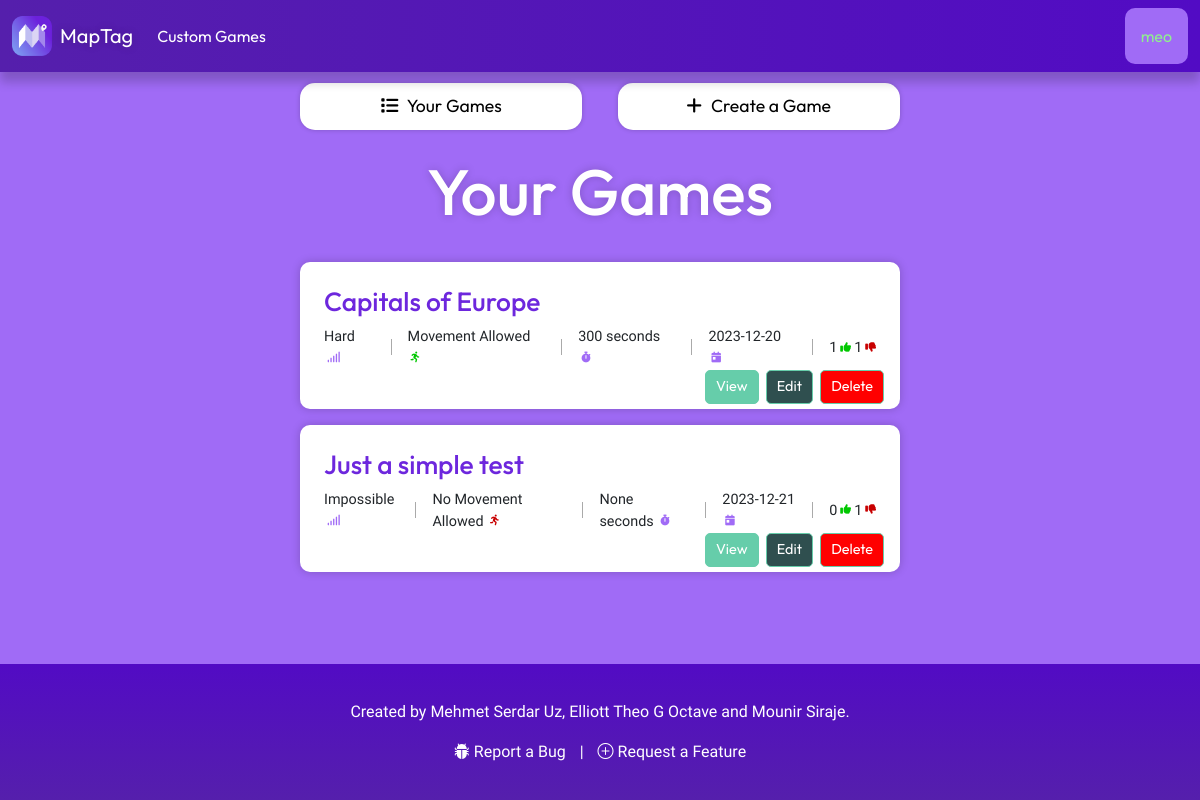
The app's page /mygames (signed in) with its own data.
### Game/models.py (models this page shows)
class CustomGame(models.Model):
    DIFFICULTY_CHOICES = [
        ('Impossible', 'impossible'),
        ('Very Hard', 'very_hard'),
        ('Hard', 'hard'),
        ('Normal', 'normal'),
        ('Easy', 'easy'),
    ]
    id = models.UUIDField(primary_key=True, default=uuid.uuid4, editable=False)
    creator = models.CharField(max_length=255)
    likes = models.IntegerField(default=0)
    dislikes = models.IntegerField(default=0)
    date_created = models.DateTimeField(auto_now_add=True)
    map_title = models.CharField(max_length=100)
    mobility = models.BooleanField(default=False)
    difficulty = models.CharField(max_length = 20, choices = DIFFICULTY_CHOICES)
    timer_status = models.BooleanField(default=False)
    timer_duration = models.IntegerField(null=True, blank=True)
    map_description = models.TextField(default="No description.", max_length=1000)

### User/views.py (the view)
# urls.py: path('mygames', user_views.mygames, name="mygames"),
def mygames(request):
    if request.user.is_authenticated:
        user_games = CustomGame.objects.filter(creator=request.user.username)
        context = {
            'my_games': user_games
        }
        return render(request, "mygames.html", context)
    else:
        return redirect('home')

### User/templates/mygames.html (shortened to what this page needs)
{% extends 'base.html' %}
{% load static %}
{% block extra_head %}
  <link rel="stylesheet" type="text/css" href="{% static 'styles/mygames.css' %}" />
{% endblock %}
{% block content %}
  <div class="custom-tabs">
    <a class="custom-tab" onclick="openMode(event, 'your_games')" id="tab-1"><i class="fa-solid fa-list"></i> Your Games</a>
    <a class="custom-tab" onclick="openMode(event, 'create_a_game')" id="tab-2"><i class="fa-solid fa-plus"></i> Create a Game</a>
  </div>
  <div id="your_games" class="custom-mode">
    <h1>Your Games</h1>
    {% if my_games %}
      {% for game in my_games %}
        <div class="game">
          <h2><span class="title">{{ game.map_title }}</span></h2>
          <div class="game-details">
            <p class="game-difficulty">
              {{ game.difficulty }}
            </p>
            {% if game.mobility == True %}
              <p>
                Movement Allowed
              </p>
            {% else %}
              <p>
                No Movement Allowed
              </p>
            {% endif %}
            <p class="game-duration">
              {{ game.timer_duration }} seconds
            </p>
            <p class="game-date">
              {{ game.date_created|date:'Y-m-d' }}
            </p>
            <p class="game-likes" id="game-likes">{{ game.likes }}</p>
            <p>
            </p>
            <p class="game-dislikes" id="game-dislikes" style="margin-left: 3px;">{{ game.dislikes }}</p>
            <p>
            </p>
          </div>
          <div class="game-actions">
            <a href="{% url 'custom_game_detail' game.id %}" class="game-view">View</a>
            <a href="{% url 'edit_game' game.id %}" class="game-edit">Edit</a>
            <a href="{% url 'delete_game' game.id %}" class="game-delete">Delete</a>
          </div>
        </div>
      {% endfor %}
    {% else %}
      <p class="no-results">No games found.</p>
    {% endif %}
  </div>
{% endblock %}

### MapTag/templates/base.html (shortened to what this page needs)
{% load static %}
<!DOCTYPE html>
<html lang="en">
  <head>
    <link href="https://cdn.jsdelivr.net/npm/bootstrap@5.3.2/dist/css/bootstrap.min.css" rel="stylesheet" />
    <link rel="stylesheet" href="https://cdn.jsdelivr.net/npm/bootstrap-icons@1.11.2/font/bootstrap-icons.min.css" />
    <link rel="stylesheet" type="text/css" href="{% static 'styles/base.css' %}" />
    {% block extra_head %}
    {% endblock %}
  </head>
  <body>
    <nav class="navbar fixed-top navbar-expand-lg bg-body-tertiary" style="background-image: linear-gradient(to right, #551fac, #520bc4);">
      <div class="container-fluid d-flex justify-content-between align-items-center">
        <a class="navbar-brand d-flex align-items-center" href="{% url 'home' %}">
          <img src="{% static 'images/maptag_logo.png' %}" alt="Logo" width="40" height="40" class="d-inline-block align-text-top" />
          <span class="ms-2">MapTag</span>
        </a>
        {% if user.is_authenticated %}
        <div class="collapse navbar-collapse" id="navbarSupportedContent">
          <ul class="navbar-nav me-auto mb-2 mb-lg-0">
            <li class="nav-item">
              <a class="nav-link" href="{% url 'custom_games' %}">Custom Games</a>
            </li>
          </ul>
        </div>
          <div class="dropdown">
            <button onclick="myFunction()" id="dropdown" class="dropbtn">{{ user.username }}</button>
          </div>
        {% endif %}
      </div>
    </nav>
    <div class="content">
      {% block content %}
      {% endblock %}
    </div>
    <footer class="footer">
      <div class="container">
        <p>Created by Mehmet Serdar Uz, Elliott Theo G Octave and Mounir Siraje.</p>
        <div class="mt-3">
          <a href="#" onclick="document.getElementById('reportbug-modal').style.display='block'" class="social-icon"> <i onclick="document.getElementById('reportbug-modal').style.display='block'" class="bi bi-bug-fill"></i> Report a Bug</a> |
          <a href="#" onclick="document.getElementById('requestfeature-modal').style.display='block'" class="social-icon"><i onclick="document.getElementById('requestfeature-modal').style.display='block'"class="bi bi-plus-circle"></i> Request a Feature</a>
        </div>
      </div>
    </footer>
  </body>
</html>

### MapTag/static/styles/base.css (style rules this page uses)
nav { box-shadow: 0 10px 10px rgba(0, 0, 0, 0.2); }
body { padding-top: 4.2em; background-color: #a06bf6; }
.nav-item a { color: white; font-family: 'Outfit', sans-serif; }
.ms-2 { color: white; font-family: 'Outfit', sans-serif; text-shadow: 0 0 10px rgba(0, 0, 0, 0.2); }
body { margin: 0; font-family: 'Helvetica', sans-serif; background-color: #2c3333; min-height: 100%; }
a { color: white; text-decoration: none; }
.footer { font-family: 'Outfit', sans-serif; background: linear-gradient(to top, #551fac, #520bc4); color: white; padding: 20px 0; text-align: center; margin-top: auto; }
.social-icon { color: white; margin: 0 10px; text-decoration: none; width: 1em; height: 1em; }
.dropbtn { background-color: #a06bf6; font-family: 'Outfit', sans-serif; border-radius: 10px; color: lightgreen; padding: 16px; font-size: 16px; border: none; cursor: pointer; }
.dropdown { position: relative; display: inline-block; }
.container { font-family: "Work Sans", sans-serif; padding: 16px; }

### User/static/styles/mygames.css (style rules this page uses)
body { display: flex; flex-direction: column; min-height: 100vh; background-color: #a06bf6; background-size: cover; background-position: center; background-repeat: no-repeat; }
.custom-tabs { padding-top: 1em; width: 50%; display: flex; margin: 0 auto; justify-content: center; }
.custom-tab { border: none; box-shadow: 0 0 5px rgba(0, 0, 0, 0.2); border-radius: 15px; flex: 1; padding: 10px; text-align: center; cursor: pointer; outline: none; background-color: white; color: black; font-family: "Outfit", sans-serif; font-size: 1.1em; transition: transform 0.2s ease; }
.custom-tab i { margin-right: 0.3em; }
#tab-1 { margin-right: 1em; }
#tab-2 { margin-left: 1em; }
.custom-mode { padding-top: 1.5em; width: 50%; margin: 0 auto; padding-bottom: 1.5em; }
.custom-mode h1 { margin: 0 auto; margin-bottom: 0.5em; text-align: center; font-family: 'Outfit', sans-serif; font-size: 4em; text-shadow: 0 0 10px rgba(0, 0, 0, 0.2); text-align: center; color: white; }
.game { background-color: white; margin-bottom: 1em; border-radius: 10px; box-shadow: 0 0 10px rgba(0, 0, 0, 0.2); padding: 1.5em; position: relative; width: 100%; }
.game h2 { font-family: "Outfit", sans-serif; font-size: 1.65em; margin-top: 0; }
.game-details { display: flex; align-items: center; font-family: "Work Sans", sans-serif; font-size: 0.9em; }
.game h2 .title { color: #6D27DD; }
.game-actions { position: absolute; bottom: 0.35em; right: 1em; margin-top: 10em; display: flex; }
.game-actions a { margin-left: 0.5em; background-color: white; color: mediumaquamarine; border: 1px solid mediumaquamarine; border-radius: 5px; padding: 5px 10px; text-decoration: none; font-family: "Outfit", sans-serif; font-size: 0.9em; cursor: pointer; transition: all 0.2s ease-out; }
.game-view { background-color: mediumaquamarine !important; color: white !important; }
.game-edit { background-color: darkslategray !important; color: white !important; }
.game-delete { background-color: red !important; color: white !important; }

### records on screen
CustomGame: map_title "Capitals of Europe", difficulty "Hard", mobility "Movement Allowed", timer_duration "300", date_created "2023-12-20", likes "1", dislikes "1"
CustomGame: map_title "Just a simple test", difficulty "Impossible", mobility "No Movement Allowed", timer_duration "None", date_created "2023-12-21", likes "0", dislikes "1"

### other values on screen
{{ user.username }} "meo"
